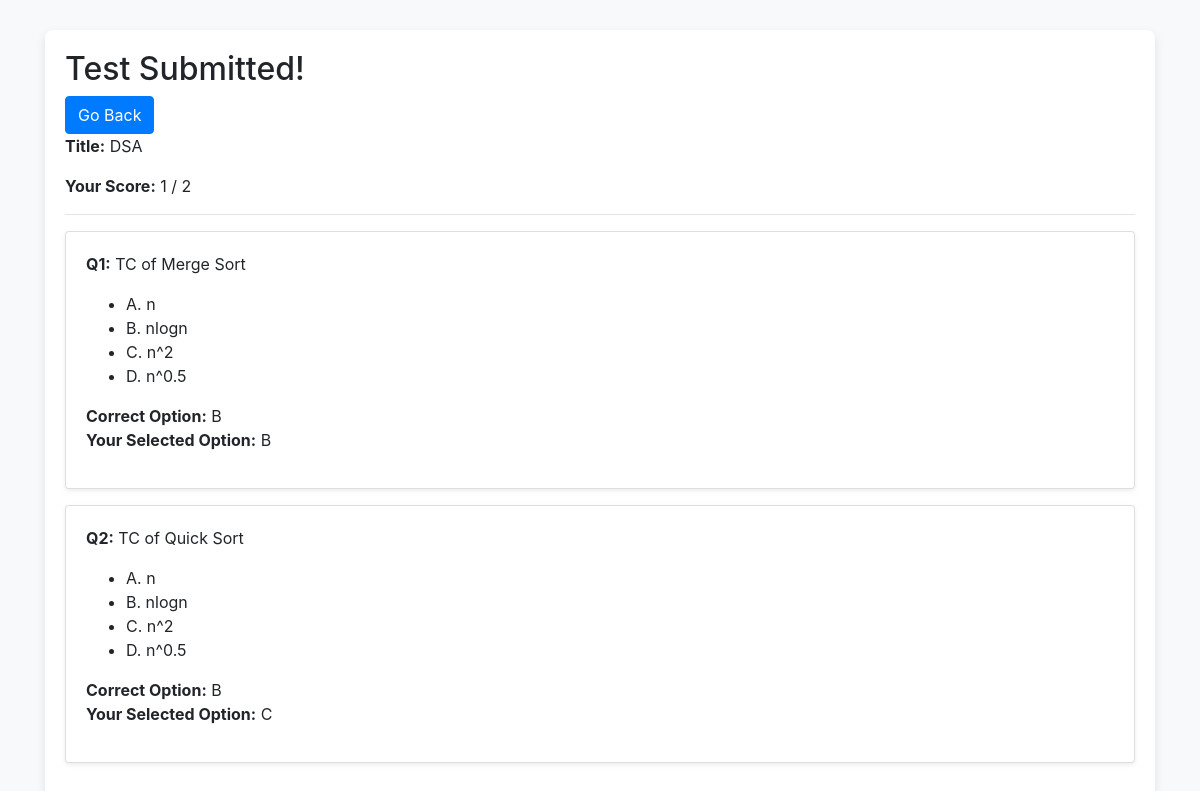
The page /score/4 (signed in) on the database its author committed.
### quizApp/models.py (models this page shows, shortened)
class Test(models.Model):
    teacher = models.ForeignKey(User,on_delete=models.CASCADE,limit_choices_to={'user_type':'Teacher'})
    title = models.CharField(max_length=100)
    room_id = models.CharField(max_length=20,unique=True,blank=True)
    allowed_students = models.ManyToManyField(User,related_name="assigned_tests",blank=True,
                                              limit_choices_to={'user_type': 'Student'})
    start_time=models.DateTimeField()
    duration_minutes=models.PositiveIntegerField()
    created_at = models.DateTimeField(auto_now_add=True)
    def serialize(self):
        return {
            "id":self.id,
            "teacher": {
            "id": self.teacher.id,
            "username": self.teacher.username,
            "email": self.teacher.email,
            "name": self.teacher.get_full_name()
            },
            "room_id":self.room_id,
            "title": self.title,
            "start_time": self.start_time,
            "duration_minutes": self.duration_minutes,
            "total_allowed_students":self.allowed_students.count(),
            "total_students_appeared":StudentTest.objects.filter(test=self).count()
        }

class Question(models.Model):
    test = models.ForeignKey(Test,on_delete=models.CASCADE,related_name='questions')
    question_text = models.TextField()
    option_a = models.CharField(max_length=200)
    option_b = models.CharField(max_length=200)
    option_c = models.CharField(max_length=200)
    option_d = models.CharField(max_length=200)
    correct_option = models.CharField(max_length=1)
    def serialize(self):
        return {
            "question_text":self.question_text,
            "option_a":self.option_a,
            "option_b":self.option_b,
            "option_c":self.option_c,
            "option_d":self.option_d,
            "correct_option":self.correct_option
        }

### quizApp/views.py (the view)
# urls.py: path("score/<int:testID>",views.score,name="score"),
def score(request, testID):
    if not request.user.is_authenticated:
        return JsonResponse({'error': 'Authentication required.'}, status=401)
    if request.user.user_type != 'Student':
        return JsonResponse({'error': 'Only students can access this view.'}, status=403)
    if request.method == 'GET':
        test = get_object_or_404(Test, pk=testID)
        now = timezone.now()
        end_time = test.start_time + timezone.timedelta(minutes=test.duration_minutes)
        if end_time > now:
            return JsonResponse({'error': 'Score is available only after the test has ended.'}, status=403)
        try:
            student_test = StudentTest.objects.get(student=request.user, test=test)
        except StudentTest.DoesNotExist:
            return JsonResponse({'error': 'No submission found for this test.'}, status=404)
        score = student_test.score
        total = test.questions.count()
        return render(request, 'quizApp/score.html', {
            "score": score,
            "total": total,
            "test": test.serialize(),
            "questions":[
                {
                    **question.serialize(),
                    "selected_option":next(
                        (answer.selected_option
                         for answer in student_test.answers.all()
                         if answer.question_id == question.id),
                        None
                    )
                }
                for question in test.questions.all()
            ]
        })
    return JsonResponse({'error': 'GET request required.'}, status=400)

### quizApp/templates/quizApp/score.html
{% extends "quizApp/layout.html" %}
{% block body %}
    <h2>Test Submitted!</h2>
    <a href="{% url 'index' %}" class="btn btn-primary">Go Back</a>
    <p><strong>Title:</strong> {{ test.title }}</p>
    <p><strong>Your Score:</strong> {{ score }} / {{ total }}</p>
    <hr>
    {% for question in questions %}
    <div class="card mb-3 shadow-sm">
        <div class="card-body">
            <p><strong>Q{{ forloop.counter }}:</strong> {{ question.question_text }}</p>
            <ul>
                <li>A. {{ question.option_a }}</li>
                <li>B. {{ question.option_b }}</li>
                <li>C. {{ question.option_c }}</li>
                <li>D. {{ question.option_d }}</li>
            </ul>
            <p>
                <strong>Correct Option:</strong> {{ question.correct_option }} <br>
                <strong>Your Selected Option:</strong>
                {% if question.selected_option %}
                    {{ question.selected_option }}
                {% else %}
                    <span class="text-danger">Not Answered</span>
                {% endif %}
            </p>
        </div>
    </div>
    {% endfor %}
{% endblock %}

### quizApp/templates/quizApp/layout.html (style rules this page uses)
body { background-color: #f8f9fa; }

### rows shown on the page
Test: title "DSA"
Question: question_text "TC of Merge Sort", option_b "nlogn", option_c "n^2", option_d "n^0.5"
Question: question_text "TC of Quick Sort", option_b "nlogn", option_c "n^2", option_d "n^0.5"

### other values the page prints
{{ score }} "1"
{{ total }} "2"
{{ question.option_a }} "n" "n"
{{ question.correct_option }} "B" "B"
{{ question.selected_option }} "B" "C"
